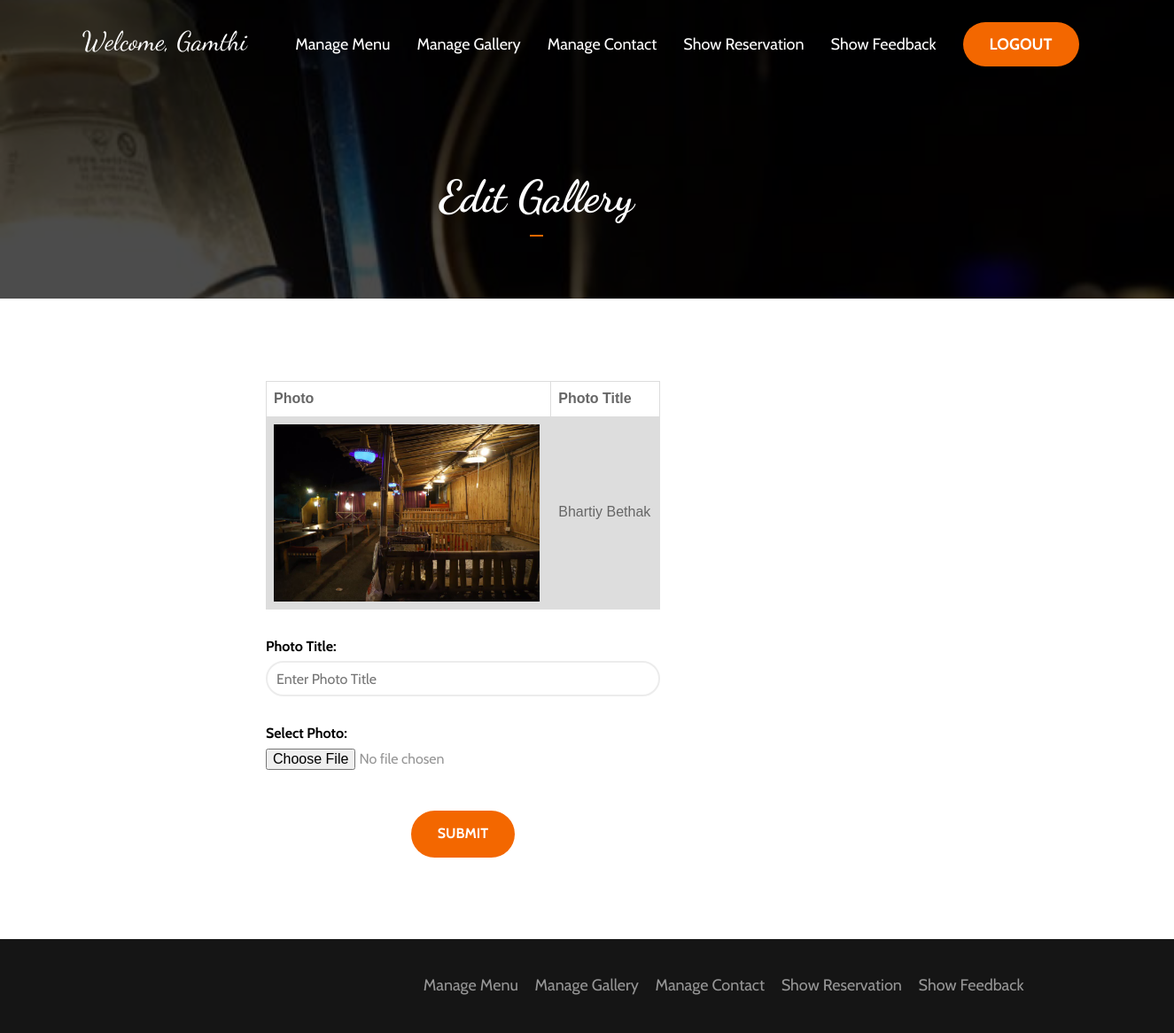
The app's page /Project/Project/risotto/Admin/edit_gallery.php?edit_photo_id=21 (signed in) with its own data.
### tables this page shows
CREATE TABLE `gallery` (
  `gallery_id` int(11) NOT NULL,
  `gallery_name` varchar(255) NOT NULL,
  `gallery_main_photo` text NOT NULL
);

### Project/Project/risotto/Admin/edit_gallery.php (the view, shortened to what this page needs)
<?php include("config.php");
?>
						<?php
$select_gallery=mysqli_query($db,"select * from gallery where gallery_id=".$_REQUEST['edit_photo_id']."");
$select_gallery_data=mysqli_fetch_array($select_gallery);
include("header.php")
?>
<div class="banner-area">
			<div class="bg-image bg-parallax overlay" style="background-image:url(../img/IMG-20180708-WA0011.jpg)"></div>
			<div class="container">
				<div class="row">
					<div class="col-md-12 text-center">
						<h2 class="white-text title">Edit Gallery</h2>
					</div>
				</div>
			</div>
		</div>
		<div class="container"style="margin-top: 70px; margin-bottom: 70px; margin-right: -115px;">
			<br>
			<form method="post" enctype="multipart/form-data">
			<div class="col-md-5">
				<?php
							echo "<table>
							<tr>
							<th>Photo</th>
							<th>Photo Title</th>
							 </tr>";
				?><tr>
						  		<td><?php echo "<img src='..\\img\Hotel Gamthi\\".$select_gallery_data['gallery_main_photo']."'>"; ?></td>
								<td><?php echo $select_gallery_data['gallery_name']; ?></td>
								</tr> <?php
						echo "</table>";
					?>
					<br>
				<label for="Photo Title" style="color:#000000">Photo Title:</label>
				<input class="input" type="text" placeholder="Enter Photo Title" id="name" name="name" required <?php ?>>
			<br>
				<label for="Select Photo" style="color:#000000">Select Photo:</label>
				<?php
				echo "<input style='border:none' name='photo' type='file' required>";
				?>
			<br>
			<center><input type="submit" class="main-button" name="btnsubmit"></center>
			</form>
			</div>
<?php   include("footer.php")  ?>

### Project/Project/risotto/Admin/header.php (shortened to what this page needs)
<!DOCTYPE html>
<html lang="en">
	<head>
		<link type="text/css" rel="stylesheet" href="css/bootstrap.min.css"/>
		<link type="text/css" rel="stylesheet" href="css/owl.carousel.css" />
		<link type="text/css" rel="stylesheet" href="css/owl.theme.default.css" />
		<link rel="stylesheet" href="css/font-awesome.min.css">
		<link type="text/css" rel="stylesheet" href="css/style.css"/>
    </head>
	<body>
		<header id="header">
			<div id="bottom-nav">
				<div class="container">
				<nav id="nav">
	<?php
	$fetch_name=mysqli_query($db,"select * from login where admin_name='".$_SESSION['uname']."'");
	$fetch_name_display=mysqli_fetch_array($fetch_name);
	?>
					<ul class="main-nav nav navbar-nav">
						<a href="home.php"<li class="white-text" style="font-family: 'Dancing Script', cursive;font-size:30px"><?php echo  "Welcome, ".$fetch_name_display['display_name'];?>
					</li></a>
					</ul>
					<ul class="contact-nav nav navbar-nav">
					<?php
					    $url=explode("/", $_SERVER['REQUEST_URI']);
						 ?>
						<li><a href="menu.php" class="<?php if($url[3]=='menu.php') { echo "active"; } ?>">Manage Menu</a></li>
						<li><a href="gallery.php" class="<?php if($url[3]=='gallery.php') { echo "active"; } ?>">Manage Gallery</a></li>
						<li><a href="contact.php" class="<?php if($url[3]=='contact.php') { echo "active"; } ?>">Manage Contact</a></li>
						<li><a href="reservation.php" class="<?php if($url[3]=='reservation.php') { echo "active"; } ?>">Show Reservation</a></li>
						<li><a href="feedback.php" class="<?php if($url[3]=='feedback.php') { echo "active"; } ?>">Show Feedback</a></li>
						<li><a href="logout.php"><button class="main-button" name="logout" style="margin-top: -20px;">Logout</button></a></li>
					</ul>
				</nav>
				</div>
			</div>
		</header>

### Project/Project/risotto/Admin/css/style.css (style rules this page uses)
body { color:#969696; font-size:16px; overflow-x:hidden; font-family: 'Cabin', sans-serif; }
h1,h2,h3,h4,h5,h6 { font-weight:700; color:#151515; font-family: 'Dancing Script', cursive; }
h2 { font-size:50px; }
a { color:#151515; -webkit-transition:0.2s color; transition:0.2s color; }
ul,ol { margin: 0; padding: 0; list-style: none }
.white-text { color:#FFF; }
.title:after { content:""; display: block; width: 15px; height: 2px; background-color: #f36700; margin: 15px 0px 30px; }
.text-center .title:after { margin: 15px auto 30px; }
.bg-image { position:absolute; left:0; right:0; top:0; bottom:0; background-position:center; background-size:cover; z-index:-1; }
.bg-image.bg-parallax { background-attachment:fixed; }
.bg-image.overlay:after { content:""; position:absolute; left:0; right:0; top:0; bottom:0; opacity: 0.7; background-color:#000; }
.main-button { display:inline-block; padding:15px 30px; border:none; border-radius:40px; background-color:#f36700; color:#FFF; text-transform: uppercase; font-weight: 700; -webkit-transition:0.2s opacity; transition:0.2s opacity; }
.input { width: 100%; height: 40px; padding: 0px 10px; border: 2px solid #ECECEC; border-radius: 40px; background: transparent; }
#header { position:absolute; left:0; right:0; margin-top:15px; z-index:22; }
#header #bottom-nav .container { padding:10px 15px; }
.main-nav li a , .contact-nav li a { font-size:18px; color:white; }
.contact-nav { float:right; }
.banner-area { position:relative; padding-bottom:40px; }

### Project/Project/risotto/Admin/edit_gallery.php (style rules this page uses)
table { font-family: arial, sans-serif; border-collapse: collapse; width: 100%; color:#000000; }
td, th { border: 1px solid #dddddd; text-align: left; padding: 8px; color:#666666; }
tr:nth-child(even) { background-color: #dddddd; }
img { height: 200px; }

### records on screen
gallery: gallery_main_photo (picture), gallery_name "Bhartiy Bethak"

### other values on screen
$fetch_name_display['display_name'] "Gamthi"
